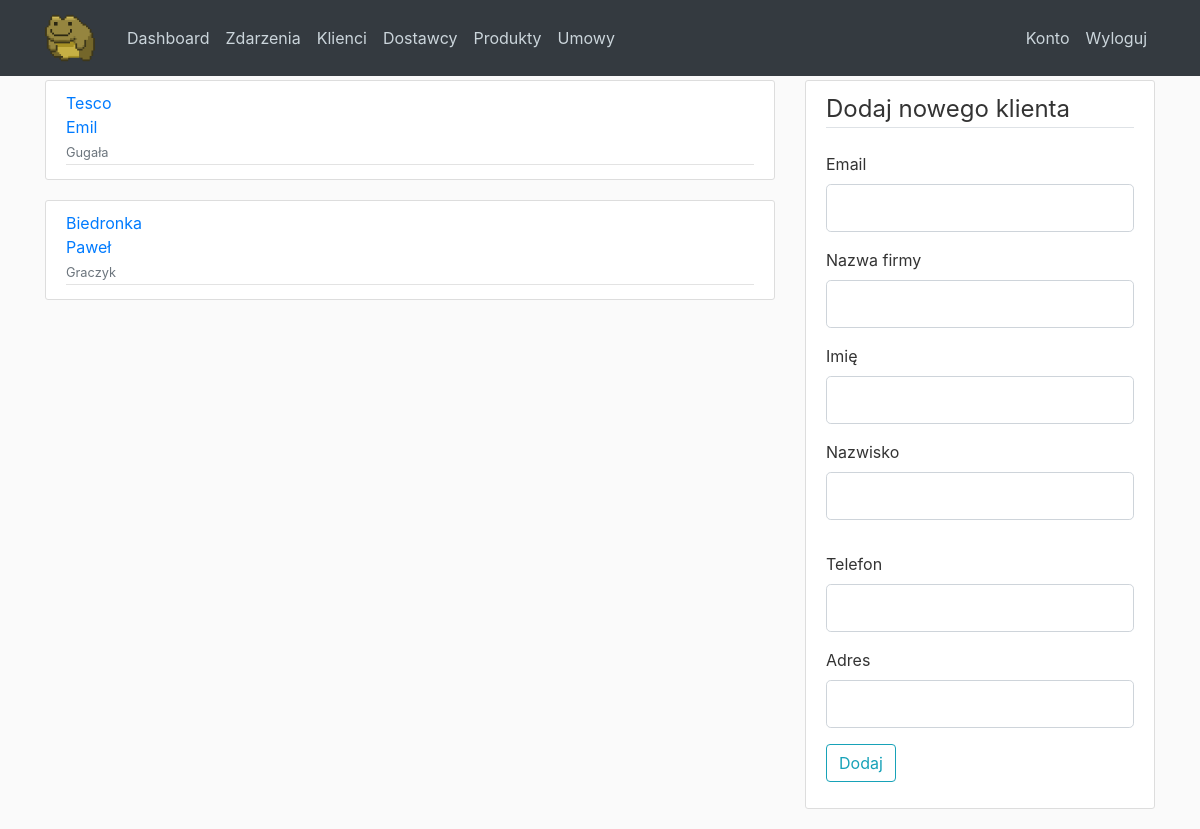
Page /customers on the committed database.
### CRM/models.py (models this page shows, shortened)
class Customer(db.Model):
    id = db.Column(db.Integer, primary_key=True)
    customer_name = db.Column(db.String(25), nullable=False)
    agent_name = db.Column(db.String(35), nullable=False)
    agent_last_name = db.Column(db.String(35), nullable=False)
    email = db.Column(db.String(140), nullable=False)
    phone = db.Column(db.String(140), nullable=False)
    address = db.Column(db.String(140), nullable=False)
    meetings = db.relationship('Meeting', backref='with_who', lazy=True, cascade="all, delete-orphan")
    contracts = db.relationship('Contract', backref='customer', lazy=True, cascade="all, delete-orphan")

### CRM/routes.py (the view, shortened to what this page needs)
@app.route("/customers", methods=['GET', 'POST'])
def customers():
    form = AddCustomerForm()
    customers = Customer.query.all()
    return render_template('customers.html', title='Dodaj użytkownika', form=form, customers=customers)

### CRM/forms.py (shortened to what this page needs)
class AddCustomerForm(FlaskForm):
    customer = StringField('Nazwa firmy', validators=[InputRequired("Podaj nazwę firmy")])
    name = StringField('Imię', validators=[InputRequired("Podaj imię")])
    last_name = StringField('Nazwisko', validators=[InputRequired("Podaj nazwisko")])
    email = StringField('Email', validators=[InputRequired("Podaj adres email"), Email("Podaj poprawny adres email")])
    phone = StringField('Telefon', validators=[InputRequired("Podaj numer telefonu")])
    address = StringField('Adres', validators=[InputRequired("Podaj adres")])
    submit = SubmitField('Dodaj')

### CRM/templates/customers.html
{% extends "base.html" %}
{% block content %}
{% for customer in customers %}
<article class="media content-section">
  <div class="media-body">
    <div class="article-metadata">
      <a class="mr-2" href="#">{{ customer.customer_name }}</a><br>
      <a class="mr-3" href="#">{{ customer.agent_name }}</a><br>
      <small class="text-muted">{{ customer.agent_last_name }}</small>
    </div>
  </div>
</article>
{% endfor %}
{% endblock content %}
{% block sidebar %}
{% include "partials/add_customer_sidebar.html" %}
{% endblock sidebar %}

### CRM/static/main.css (style rules this page uses)
body { background: #fafafa; color: #333333; margin-top: 5rem; }
.content-section { background: #ffffff; padding: 10px 20px; border: 1px solid #dddddd; border-radius: 3px; margin-bottom: 20px; }
.article-metadata { padding-bottom: 1px; margin-bottom: 4px; border-bottom: 1px solid #e3e3e3 }

### rows in the picture
Customer: customer_name "Tesco", agent_name "Emil", agent_last_name "Gugała"
Customer: customer_name "Biedronka", agent_name "Paweł", agent_last_name "Graczyk"
